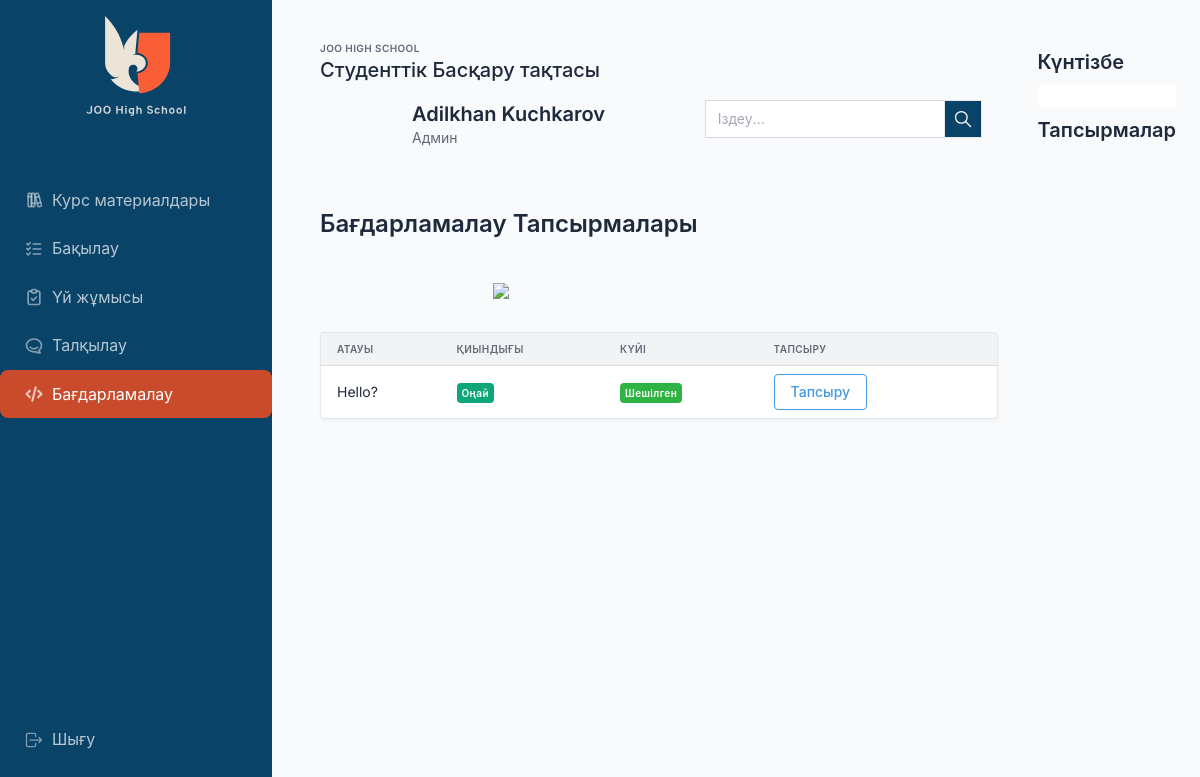
Screenshot of /problems/ (signed in) with the database file from the repository.
### users/models.py (models this page shows, shortened)
class User(AbstractUser):
    username = None
    email = models.EmailField(unique=True, verbose_name=_("Email Address"))
    first_name = models.CharField(_("first name"), max_length=150, blank=False)
    last_name = models.CharField(_("last name"), max_length=150, blank=False)
    USERNAME_FIELD = 'email'
    REQUIRED_FIELDS = []
    objects = UserManager()

class Profile(models.Model):
    user = models.OneToOneField(get_user_model(), on_delete=models.CASCADE, related_name="profile")
    picture = models.ImageField(upload_to="uploads/", default="default/default-picture.jpg")

### problems/models.py (models this page shows, shortened)
class Time(models.Model):
    created_at = models.DateTimeField(auto_now_add=True)
    updated_at = models.DateTimeField(auto_now=True)
    class Meta:
        abstract = True

class Problem(Time):
    class Difficulty(models.IntegerChoices):
        EASY = 1, _("Оңай")
        MEDIUM = 2, _("Орташа")
        HARD = 3, _("Қиын")
    title = models.CharField(max_length=128)
    slug = models.SlugField(unique=True)
    description = models.TextField(max_length=1000, null=True)
    ex_input = models.TextField(max_length=1000, null=True)
    ex_output = models.TextField(max_length=1000, null=True)
    ex_description = models.TextField(max_length=1000, null=True)
    difficulty = models.IntegerField(max_length=128, choices=Difficulty.choices, default=Difficulty.EASY)
    base_code = models.TextField(null=True, blank=True)
    points = models.PositiveSmallIntegerField(default=1)
    testcases_count = models.PositiveSmallIntegerField(default=0)
    time_limit = models.FloatField(default=3, help_text="Time limit in seconds")
    class Meta:
        verbose_name = _("Бағдаламалау Мәселесі")
        verbose_name_plural = _("Бағдарламалау Мәселелері")

### problems/views.py (the view)
# urls.py: path('', views.index, name='discussions-list'),
def index(request):
    problems = Problem.objects.all()
    return render(request, "problems/problems-list.html", {'problems': problems})

### calendarapp/models/event.py (called while the page is built)
    def get_all_events(self):
        events = Event.objects.filter(is_active=True, is_deleted=False)
        return events

    def get_running_events(self):
        running_events = Event.objects.filter(
            is_active=True,
            is_deleted=False,
            end_time__gte=datetime.now().date(),
        ).order_by("start_time")
        return running_events

### diploma_backend/context_processors.py (called while the page is built, shortened)
def all_events(request):
    events = Event.objects.get_all_events()
    running_events = Event.objects.get_running_events()
    event_list = []
    return {"all_events": event_list, "events_obj": events, 'running_events': running_events}

### quiz_apps/quiz/templatetags/quiz_tags.py (called while the page is built)
@register.filter
def problem_is_accepted(problem, user):
    return Submission.objects.filter(problem=problem, user=user, is_accepted=True).exists()

@register.filter(name='has_group')
def has_group(user, group_name):
    return user.groups.filter(name=group_name).exists()

### templates/problems/problems-list.html
{% extends 'base/content.html' %}
{% load static %}
{% load quiz_tags %}
{% block body %}
    <h1>Бағдарламалау Тапсырмалары</h1>
    <div class="row">
        <div class="col-6 offset-3 my-4">
            <img src="{% static 'images/alua1.svg' %}" width="100%">
        </div>
    </div>
    <div class="card">
        <div class="table-responsive">
            <table
                    class="table table-vcenter card-table">
                <thead>
                <tr>
                    <th>Атауы</th>
                    <th>Қиындығы</th>
                    <th>Күйі</th>
                    <th>Тапсыру</th>
                </tr>
                </thead>
                <tbody>
                {% for problem in problems %}
                    <tr>
                        <td>{{ problem.title }}</td>
                        <td>{% if problem.difficulty == 1 %}
                            <span class="badge bg-teal">{{ problem.get_difficulty_display }}</span>
                        {% elif problem.difficulty == 2 %}
                            <span class="badge bg-yellow">{{ problem.get_difficulty_display }}</span>
                        {% elif problem.difficulty == 3 %}
                            <span class="badge bg-danger">{{ problem.get_difficulty_display }}</span>
                        {% endif %} </td>
                        <td>{% if problem|problem_is_accepted:request.user %}
                            <span class="badge bg-green">Шешілген</span>{% else %}
                            <span class="badge bg-danger-lt">Шешілмеген</span>{% endif %}</td>
                        <td>
                            <a href="{% url 'problems:problem-detail' problem.slug %}"
                               class="btn btn-outline-azure">
                                Тапсыру
                            </a>
                    </tr>
                {% endfor %}
                </tbody>
            </table>
        </div>
    </div>
{% endblock %}

### templates/base/content.html (shortened to what this page needs)
{% extends 'base/base.html' %}
{% load static %}
{% load humanize %}
{% load quiz_tags %}
{% block content %}
    <div class="wrapper">
        <aside class="navbar navbar-vertical navbar-expand-lg navbar-dark">
            <div class="container-fluid">
                <h1 class="navbar-brand navbar-brand-autodark">
                    <a href="/">
                        <img src="{% static 'images/logo-light.svg' %}" width="110" height="110" alt="Tabler"
                             class="navbar-brand-image">
                    </a>
                </h1>
                {% include 'base/sidebar.html' %}
            </div>
        </aside>
        <div class="page-wrapper">
            <div class="page-body">
                <div class="container-fluid">
                    <div class="row">
                        <div class="col px-4">
                            <div class="page-header d-print-none">
                                <div class="row align-items-center">
                                    <div class="col">
                                        <div class="page-pretitle">
                                            Joo high school
                                        </div>
                                        <h2 class="page-title">
                                            Студенттік Басқару тақтасы
                                        </h2>
                                    </div>
                                </div>
                            </div>
                            <div class="col">
                                <div class="">
                                    <div class="card-body">
                                        <div class="row g-3 align-items-start">
                                            <div class="col-auto">
                                                <span class="avatar avatar-md avatar-rounded bg-cyan"
                                                      style="background: url('{{ user.profile.picture.url }}') no-repeat center; background-size: cover;"></span>
                                            </div>
                                            <div class="col">
                                                <h2 class="m-0">
                                                    <a href="{% url 'users:profile' user.profile.id %}">{{ user.first_name }} {{ user.last_name }}</a>
                                                </h2>
                                                <div class="text-muted">
                                                    {% if request.user|has_group:"Moderators" %}
                                                        Модератор
                                                    {% elif request.user|has_group:"Students" %}
                                                        Оқушы
                                                    {% elif request.user|has_group:"Teachers" %}
                                                        Мұғалім
                                                    {% else %}
                                                        Админ
                                                    {% endif %}
                                                </div>
                                            </div>
                                            <div class="col">
                                                <div class="input-group mb-2 search-bar">
                                                    <input type="text" class="form-control" placeholder="Іздеу...">
                                                    <a class="btn p-2">
                                                    </a>
                                                </div>
                                            </div>
                                        </div>
                                    </div>
                                </div>
                            </div>
                            <div class="col mt-4">
                                {% block body %}
                                {% endblock %}
                            </div>
                        </div>
                        <div class="col-auto right-sidebar d-none d-md-block">
                            <h2><a href="{% url 'calendarapp:calendar' %}">Күнтізбе</a></h2>
                            <div class="d-flex align-items-center justify-content-end">
                                <div class="w-100 vanilla-calendar" id="calendar-kz-lang">
                                </div>
                            </div>
                            <h2 class="mt-2"><a href="{% url 'calendarapp:calendar' %}">Тапсырмалар</a></h2>
                        </div>
                    </div>
                </div>
            </div>
        </div>
    </div>
{% endblock %}

### static/calender/main.css (style rules this page uses)
:root { --fc-daygrid-event-dot-width: 8px; }
:root { --fc-list-event-dot-width: 10px; --fc-list-event-hover-bg-color: #f5f5f5; }

### static/css/core.css (style rules this page uses)
.navbar-brand-image { height: auto; }
.navbar-dark { --navbar-bg-color: #0a4368; background: var(--navbar-bg-color); }
@media (min-width: 992px) { .navbar-vertical.navbar-expand-lg { width: 17rem; } }
@media (min-width: 992px) { .navbar-expand-lg.navbar-vertical ~ .navbar, .navbar-expand-lg.navbar-vertical ~ .page-wrapper { margin-left: 17rem; } }
.right-sidebar { margin-top: 1.75rem; }
.search-bar > input, .search-bar > a { border-radius: 0; }
.search-bar > a { background-color: #0a4368; }

### rows the page displays
User: first_name "Adilkhan", last_name "Kuchkarov"
Problem: title "Hello?", difficulty "Оңай", shows "Шешілген"
